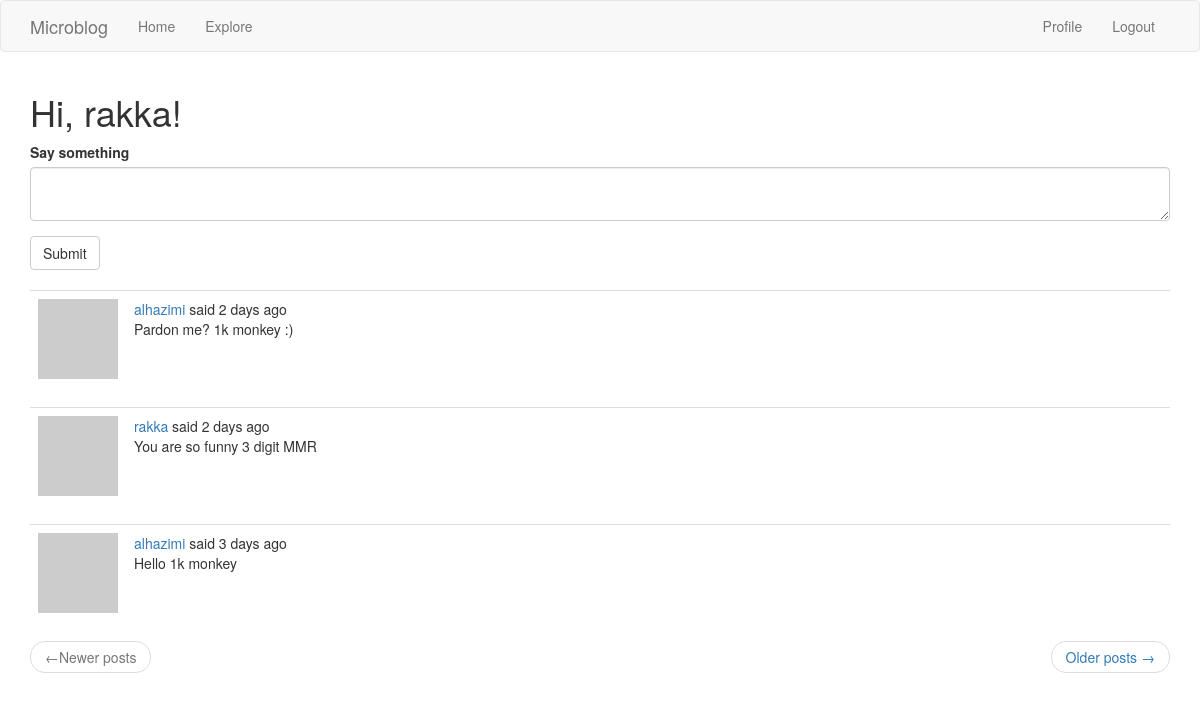
The app's page /index (signed in) with its own data.
### app/models.py (models this page shows, shortened)
class User(UserMixin, db.Model):
    id = db.Column(db.Integer, primary_key=True)
    username = db.Column(db.String(64), index=True, unique=True)
    email = db.Column(db.String(120), index=True, unique=True)
    password_hash = db.Column(db.String(128))
    posts = db.relationship("Post", backref="author", lazy="dynamic")
    about_me = db.Column(db.String(140))
    last_seen = db.Column(db.DateTime, default=datetime.utcnow)
    followed = db.relationship("User", secondary=followers,
                               primaryjoin=(followers.c.follower_id == id),
                               secondaryjoin=(followers.c.followed_id == id), # c is column
                               backref=db.backref("followers", lazy="dynamic"), lazy="dynamic")
    def avatar(self, size):
        digest = md5(self.email.lower().encode("utf-8")).hexdigest()
        return "https://gravatar.com/avatar/{}?d=identicon&s={}".format(
            digest, size)
    def followed_posts(self):
        followed = Post.query.join(
            followers, (followers.c.followed_id == Post.user_id)).filter(
            followers.c.follower_id == self.id)
        own = Post.query.filter_by(user_id=self.id)
        return followed.union(own).order_by(Post.timestamp.desc())

class Post(db.Model):
    id = db.Column(db.Integer, primary_key=True)
    body = db.Column(db.String(128))
    timestamp = db.Column(db.DateTime, index=True, default=datetime.utcnow) # utcnow, uniform timestamp without ()
    user_id = db.Column(db.Integer, db.ForeignKey("user.id"))

### app/routes.py (the view)
@app.route('/', methods=["GET", "POST"])
@app.route('/index', methods=["GET", "POST"])
@login_required # If you decorate a view with this, it will ensure that the current user is
def index():
    form = PostForm()
    if form.validate_on_submit():
        post = Post(body=form.post.data, author=current_user)
        db.session.add(post)
        db.session.commit()
        flash(_("Your post is now live!"))
        return redirect(url_for("index")) # redirect prevent duplicate
    page = request.args.get("page", 1, type=int)
    posts = current_user.followed_posts().paginate(
        page, app.config["POST_PER_PAGE"], False) # show own and followed post
    next_url = url_for("index", page=posts.next_num)\
        if posts.has_next else None
    prev_url = url_for("index", page=posts.prev_num)\
        if posts.has_prev else None
    return render_template("index.html", title=_("Home"), form=form,
                           posts=posts.items, next_url=next_url,
                           prev_url=prev_url)

### app/forms.py
class PostForm(FlaskForm):
    post = TextAreaField(_l("Say something"), validators=[
        DataRequired(), Length(min=1, max=140)
    ])
    submit = SubmitField(_l("Submit"))

### app/models.py (called while the page is built)
@login.user_loader
def load_user(id):
    return User.query.get(int(id))

### app/routes.py (called while the page is built)
@app.before_request # executed before the view function
def before_request():
    if current_user.is_authenticated:
        current_user.last_seen = datetime.utcnow()
        db.session.commit()
    g.locale = str(get_locale())

### app/templates/index.html
{% extends "base.html" %}
{% import "bootstrap/wtf.html" as wtf %}
{% block app_content %}
  <h1>{{ _("Hi, %(username)s!", username=current_user.username) }}</h1>
  {% if form %}
  {{ wtf.quick_form(form) }}
  <br/>
  {% endif %}
    {% for post in posts %}
      {% include '_post.html' %}
    {% endfor %}
  <nav aria-label="...">
    <ul class="pager">
      <li class="previous{% if not prev_url %} disabled{% endif %}">
        <a href="{{ prev_url or '#' }}">
          <span aria-hidden="true">&larr;</span>{{ _("Newer posts") }}
        </a>
      </li>
      <li class="next{% if not next_url %} disabled{% endif %}">
        <a href="{{ next_url or '#' }}">
          {{ _("Older posts") }} <span aria-hidden="true">&rarr;</span>
        </a>
      </li>
    </ul>
  </nav>
{% endblock %}

### app/templates/_post.html (shortened to what this page needs)
<table class="table table-hover">
  <tr>
    <td width="70px">
      <a href="{{ url_for('user', username=post.author.username) }}">
        <img src="{{ post.author.avatar(36) }}"/>
      </a>
    </td>
    <td>
      {{ _("%(username)s said %(when)s",
      username=user_link, when=moment(post.timestamp).fromNow()) }}
      <br/>
      {{ post.body }}
    </td>
  </tr>
</table>

### records on screen
Post: body "Pardon me? 1k monkey :)"
Post: body "You are so funny 3 digit MMR"
Post: body "Hello 1k monkey"
